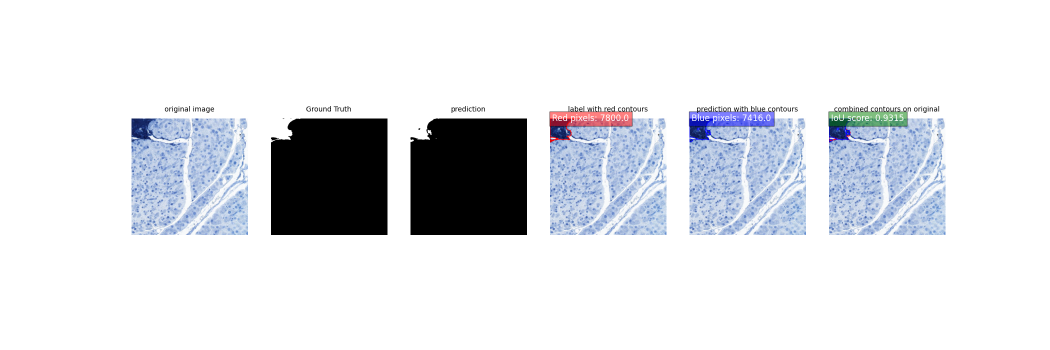
#> input picture 003 Code/model_train/ckpt/Full_Image/compare(original-label-img)2/sample_compare_00004.png, 2100 x 700 px, given in place of sample_compare_00004_mask.png, which was not available (shown at 1/2 size)
$ jupyter execute --allow-errors data_analyze.ipynb   (text cells are left out)
#> lines starting #> are read from the running program, lines starting #| are printed output that depends on the picture; pictures that were not available may be replaced by others from this repository, and a replacement may not be noted
[cell 1]
import numpy as np
import pandas as pd
from PIL import Image
import shutil
import glob
import os
import random
from tqdm.auto import tqdm
import cv2
import matplotlib.pyplot as plt
import json

[cell 2]
# [6 lines left out: function rebuild_dir, not called in this run]

def build_dir(target_path):
    if not os.path.exists(target_path):
        os.makedirs(target_path)

[cell 3]
current_path = os.getcwd()  # root


image_path = os.path.abspath(current_path + "/../../../school/CAPSTONE/main/model/Full_Image/original_data/TG/TIFF")
image_file = ([x for x in os.listdir(image_path)])

print(current_path)
print(image_path)
print(image_file)

[cell 4]
sample_path = os.path.abspath(os.path.join(current_path, "..", "System", "results"))
# sample_path = os.path.join(current_path, "results")

sample_crop = os.path.join(sample_path,'preprocessing','Crop')  # 자른 이미지
sample_label = os.path.join(sample_path,'preprocessing','Label')  # 자른 라벨

sample_prediction = os.path.join(sample_path,'prediction')  # 결과 이미지들
# sample_segmentation = os.path.join(current_path,"results",'prediction')  # 결과 마스크들/
sample_segmentation =  os.path.join(sample_path,'segmentation')  # 결과 마스크들

print(sample_prediction)
print(sample_segmentation)

[cell 5]
# [4 lines of commented-out code are left out]

[cell 6]
pd.set_option('display.max_colwidth', 5500)

base_name = ['.'.join(x.split('.')[:1]) for x in image_file]
df = pd.DataFrame({
    'base_names': base_name,
    'file_name': image_file,
    'file_dir': [os.path.join(image_path, x) for x in image_file],
    'autolabeling_dir': [os.path.join(sample_label, f'{x}_crop') for x in base_name],  # 라벨링 결과
    'img_dir': [os.path.join(sample_prediction, f'{x}_result') for x in base_name]})  # 라벨링 비교 이미지 결과
df

[cell 7]
# [45 lines left out: function blurrd_img, not called in this run]

[cell 8]
def count_pixels_in_mask(mask):
    """마스크 안의 픽셀 수를 반환합니다."""
    return np.sum(mask)

# [37 lines left out: function draw_contours_on_image, not called in this run]

[cell 9]
print(sample_segmentation)

[cell 10]
sample_segmentation = os.path.join(sample_path,'segmentation')  # 결과 마스크들

[cell 11]
# for i in df.index:
for i in df.index[10:]:
    print(df.loc[i,'file_name'])

    image = cv2.imread(df.loc[i,'file_dir'], cv2.IMREAD_COLOR)  # 원본이미지

    name = df.loc[i,'base_names']
    result_path = df.loc[i, 'img_dir']
    rebuild_dir(result_path)

    prediction_image = cv2.imread(os.path.join(sample_segmentation,f"{name}_mask.png"), cv2.IMREAD_GRAYSCALE)  # 예측 마스크
    if name == "11":
        continue
    img, full_contour = blurrd_img(df.loc[i,'file_dir'])
    image_with_prediction_contours = draw_contours_on_image(img, prediction_image.astype(np.uint8), (0, 255, 0), full_contour)  # 초록색 prediction 테두리

    if prediction_image is None:
        print(f"마스크 또는 예측 이미지를 불러올 수 없습니다: {df.loc[i,'file_name']}")
        continue

    cv2.imwrite(os.path.join(result_path, f"{name}_original.png"), image)
    cv2.imwrite(os.path.join(result_path, f"{name}_blurrd.png"), img)
    cv2.imwrite(os.path.join(result_path, f"{name}_contours.png"), image_with_prediction_contours)
    cv2.imwrite(os.path.join(sample_segmentation, f"{name}_mask.png"), prediction_image)

    # fig, axes = plt.subplots(1, 3, figsize=(21, 7), facecolor='white')

    # axes[0].set_title('Original Image', fontsize = 10, pad = 10)
    # axes[0].axis('off')
    # axes[0].imshow(image)

    # axes[1].set_title('Contours Image(Green)', fontsize = 10, pad = 10)
    # axes[1].axis('off')
    # axes[1].imshow(image_with_prediction_contours)

    # axes[2].set_title('Prediction Mask', fontsize = 10, pad = 10)
    # axes[2].axis('off')
    # axes[2].imshow(prediction_image, cmap='gray')


    # plt.show()

#> (a cell that did not finish here is left out)

[cell 13]
def analyze_segmentation_mask(mask_path, bin_size=1000):
    """
    저장된 전체 마스크 이미지를 분석하여 Contour 개수와 크기 분포를 반환합니다.

    :param mask_path: 분석할 마스크 이미지 파일 경로 (예: '..._mask.png')
    :param bin_size: 히스토그램의 구간 크기 (기본값: 1000 픽셀)
    :return: (전체 Contour 개수, 히스토그램 카운트, 히스토그램 구간) 튜플
    """
#> called with bin_size = 100

    # 1. 마스크 이미지를 그레이스케일로 로드
    mask_image = cv2.imread(mask_path, cv2.IMREAD_GRAYSCALE)
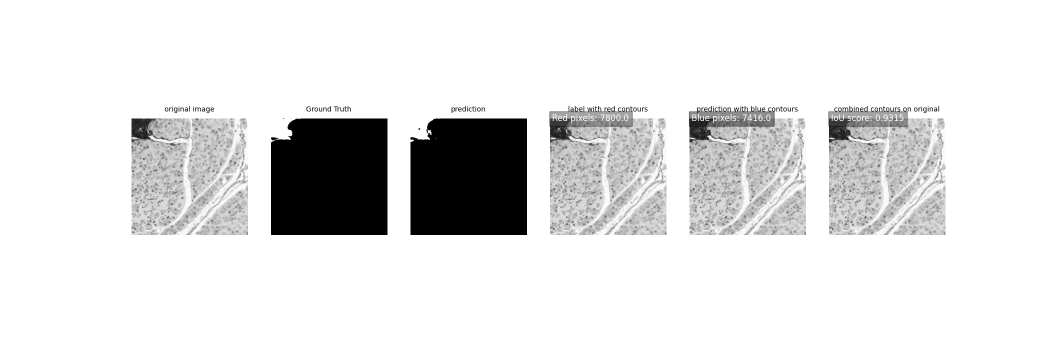
#> mask_image: shape (700, 2100) (shown at 1/2 size); min 0, max 255, mean 226.7

    if mask_image is None:
        print(f"오류: 이미지를 로드할 수 없습니다. 경로: {mask_path}")
        return 0, None, None

    # 2. Contour 찾기
    # cv2.RETR_EXTERNAL: 가장 바깥쪽의 Contour만 찾습니다.
    # cv2.CHAIN_APPROX_SIMPLE: Contour의 꼭짓점만 저장하여 메모리를 절약합니다.
    contours, _ = cv2.findContours(
        mask_image,
        cv2.RETR_EXTERNAL,
        cv2.CHAIN_APPROX_SIMPLE
    )
#> contours = [[[0, 0], [0, 699], [2099, 699], [2099, 0]]]

    total_contours = len(contours)
#> total_contours = 1
    print(f"--- 마스크 분석 결과 ('{os.path.basename(mask_path)}') ---")
    print(f"✅ 전체 Contour 개수: {total_contours} 개")
#| ✅ 전체 Contour 개수: 1 개

    if total_contours == 0:
        print("분석할 Contour가 없습니다.")
        return 0, None, None

    # 3. 각 Contour의 픽셀 면적(Area) 계산
    contour_areas = [cv2.contourArea(cnt) for cnt in contours]
#> contour_areas = [1467201]

    # 4. 1000 단위로 찢어서 히스토그램화
    max_area = max(contour_areas)
#> max_area = 1467201

    # 히스토그램 구간(bins) 설정
    # 예: max_area가 3500이면, bins = [0, 1000, 2000, 3000, 4000]
    bins = np.arange(0, max_area + bin_size, bin_size)
#> bins = 14674 values from 0 to 1467300

    # NumPy를 사용하여 히스토그램 계산
    hist_counts, bin_edges = np.histogram(contour_areas, bins=bins)
#> hist_counts = 14673 values from 0 to 1; bin_edges = 14674 values from 0 to 1467300

    # # 5. 결과 출력
    # print("\n--- Contour 크기 분포 (히스토그램) ---")
    # for i in range((total_contours)):
    #     print(f"{i}번째 contour 크기: {contour_areas[i]} 픽셀")

    return total_contours, hist_counts, bin_edges

[cell 14]
def plot_histogram_skip_empty(hist_counts, bin_edges, save_path ,name):
    """
    계산된 히스토그램 데이터에서 카운트가 0인 구간을 '건너뛰고' (제외하고)
    막대그래프로 시각화하고 저장합니다.
    """

    if hist_counts is None or np.sum(hist_counts) == 0:
        print("시각화할 히스토그램 데이터가 없습니다.")
        return

    # --- 수정된 부분: 10이하인 구간 필터링 ---

    # 1. 카운트가 0보다 큰(> 0) 구간의 인덱스를 찾습니다.
    non_zero_indices = np.where(hist_counts > 10)[0]

    if len(non_zero_indices) == 0:
        print("시각화할 데이터가 없습니다 (모든 구간의 카운트가 0입니다).")
        return

    # 2. 0이 아닌 카운트만 필터링합니다.
    filtered_counts = hist_counts[non_zero_indices]

    # 3. 필터링된 구간에 해당하는 Bin 레이블을 생성합니다.
    # 예: "0-1000", "2000-3000" (1000-2000이 비어있다면 건너뜀)
    bin_labels = []
    for i in non_zero_indices:
        label = f"{int(bin_edges[i])}-{int(bin_edges[i+1])}"
        bin_labels.append(label)
    # --- 여기까지 수정 ---

    # 4. 필터링된 데이터로 막대그래프를 생성합니다.
    # 그래프의 너비를 데이터 개수에 따라 동적으로 조절
    plt.figure(figsize=(max(10, len(bin_labels) * 0.5), 6))
    plt.bar(bin_labels, filtered_counts, color='skyblue', edgecolor='black')

    plt.title('Histogram of Contour Areas (10 more section)')
    plt.xlabel('Pixel Area Range (px)')
    plt.ylabel('Number of Contours (Count)')
    # plt.xticks(rotation=45, ha='right') # 레이블이 겹치지 않게 회전
    plt.tight_layout() # 레이아웃 최적화

    # 5. 그래프를 이미지 파일로 저장
    plt.savefig(os.path.join(save_path,f'{name}_histogram.png'))
    plt.show()
    print(f"\n✅ (카운트가 10미만인 구간 제외) 히스토그램 그래프가 '{save_path}'에 저장되었습니다.")

[cell 15]
for i in df.index:
    print(df.loc[i, "file_name"])

    result_path = df.loc[i, "img_dir"]
    name = df.loc[i, 'base_names']
    prediction_file = os.path.join(sample_segmentation, f"{name}_mask.png")

    total, hist_count, bin_edge = analyze_segmentation_mask(prediction_file, bin_size=100)
#> total = 1; hist_count = 14673 values from 0 to 1; bin_edge = 14674 values from 0 to 1467300

    # if os.path.exists(os.path.join(result_path, f"{name}_histogram.png")):
    #    os.remove(os.path.join(result_path, f"{name}_histogram.png"))
    plot_histogram_skip_empty(hist_count, bin_edge, result_path, name)
#> in plot_histogram_skip_empty, `non_zero_indices = np.where(hist_counts > 10)[0]`: non_zero_indices = empty array
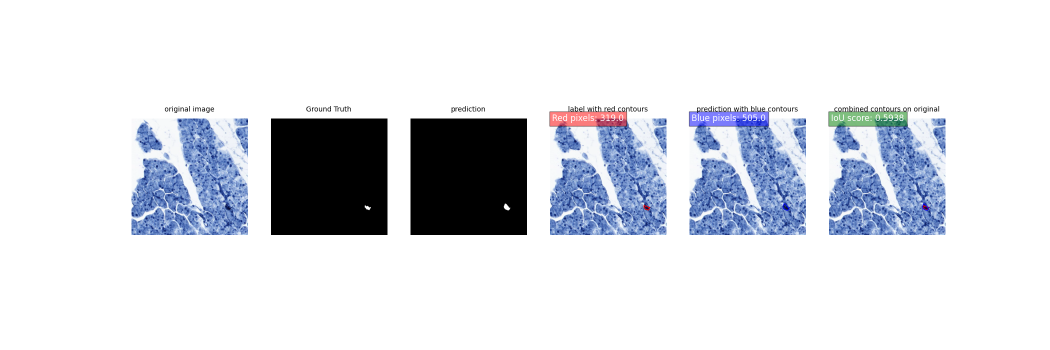
#> input picture 003 Code/model_train/ckpt/Full_Image/compare(original-label-img)2/sample_compare_00007.png, 2100 x 700 px, given in place of sample_compare_00004_original.png, which was not available (shown at 1/2 size)
#> further down, img is the input picture: shape (700, 2100, 3); mean B, G, R 228.5, 222.1, 219.2
#> `mask_img = cv2.imread(mask_img)[:,:,0]`:
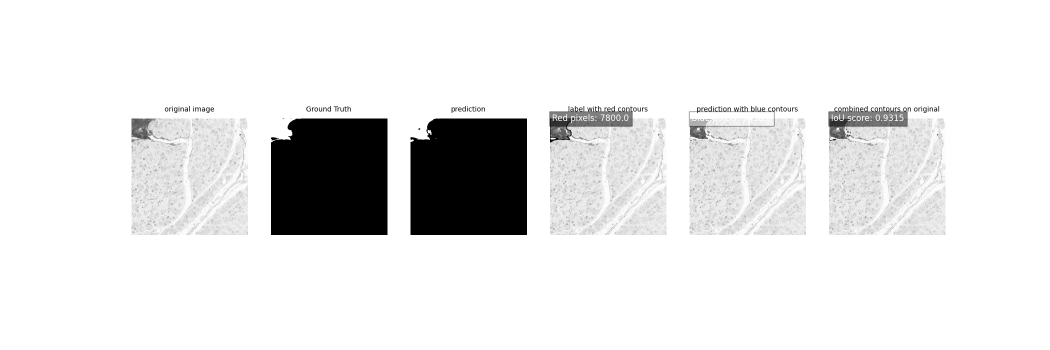
#> mask_img: shape (700, 2100) (shown at 1/2 size); min 0, max 255, mean 231.1

#> (a cell that did not finish here is left out)
